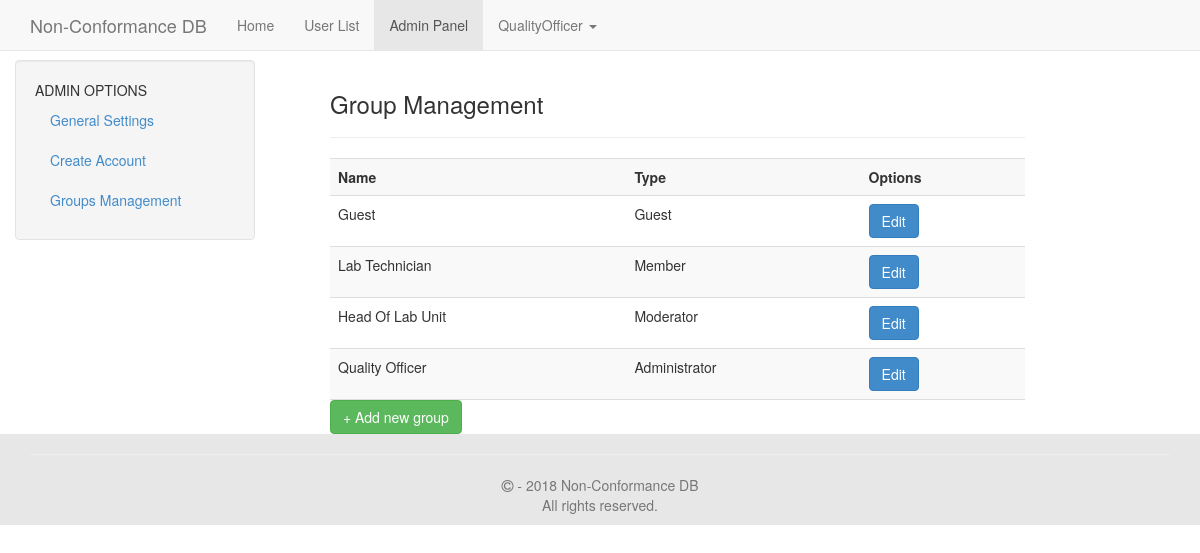
Page /admin/groups.php (signed in) on the committed database.
### tables this page shows
CREATE TABLE `mls_settings` (
  `settings_id` int(11) NOT NULL,
  `site_name` varchar(255) NOT NULL DEFAULT 'Demo Site',
  `url` varchar(300) NOT NULL,
  `admin_email` varchar(255) NOT NULL,
  `max_ban_period` int(11) NOT NULL DEFAULT '10',
  `register` int(11) NOT NULL DEFAULT '1',
  `email_validation` int(11) NOT NULL DEFAULT '0',
  `captcha` int(11) NOT NULL
);

CREATE TABLE `mls_users` (
  `userid` int(11) NOT NULL,
  `username` varchar(50) NOT NULL,
  `display_name` varchar(255) NOT NULL,
  `password` varchar(50) NOT NULL,
  `email` varchar(255) NOT NULL,
  `key` varchar(50) NOT NULL,
  `validated` varchar(100) NOT NULL,
  `groupid` int(11) NOT NULL DEFAULT '2',
  `lastactive` int(11) NOT NULL,
  `showavt` int(11) NOT NULL DEFAULT '1',
  `banned` int(11) NOT NULL,
  `regtime` int(11) NOT NULL,
  `department_id` varchar(100) NOT NULL
);

CREATE TABLE `mls_groups` (
  `groupid` int(11) NOT NULL,
  `name` varchar(255) NOT NULL,
  `type` int(11) NOT NULL,
  `priority` int(11) NOT NULL,
  `color` varchar(50) NOT NULL,
  `canban` int(11) NOT NULL,
  `canhideavt` int(11) NOT NULL,
  `canedit` int(11) NOT NULL
);

### inc/init.php (called while the page is built, shortened)
<?php
$set = new stdClass();
$page = new stdClass();
include "settings.php";
include MLS_ROOT."/lib/mysql.class.php";
include MLS_ROOT."/lib/users.class.php";
include MLS_ROOT."/lib/options.class.php";
$db = new SafeMySQL(array(
	'host' 	=> $set->db_host,
	'user'	=> $set->db_user,
	'pass'	=> $set->db_pass,
	'db'=> $set->db_name));
if(!($db_set = $db->getRow("SELECT * FROM `".MLS_PREFIX."settings` ORDER BY settings_id DESC LIMIT 1"))) {
	header("Location: install.php");
	exit;
}
$set = (object)array_merge((array)$set,(array)$db_set);
$presets = new presets;
$user = new User($db);
$options = new Options;

### inc/settings.php (called while the page is built, shortened)
<?php
$set->db_host = 'localhost';
$set->db_user = 'root';
$set->db_pass = 'root';
$set->db_name = 'monkey_incident_tracking';

### lib/mysql.class.php (called while the page is built, shortened)
<?php
class SafeMySQL
{
    private $conn;
    public $asObj;
    private $defaults = array(
        'host'      => 'localhost',
        'user'      => 'root',
        'pass'      => '',
        'db'        => 'test',
        'port'      => NULL,
        'socket'    => NULL,
        'pconnect'  => FALSE,
        'charset'   => 'utf8',
        'errmode'   => 'error',
        'exception' => 'Exception',
        'asObj'     => true,
    );
    function __construct($opt = array())
    {
        $opt = array_merge($this->defaults,$opt);
        $this->asObj = $opt['asObj'];
        @$this->conn = mysqli_connect($opt['host'], $opt['user'], $opt['pass'], $opt['db'], $opt['port'], $opt['socket']);
        mysqli_set_charset($this->conn, $opt['charset']) or $this->error(mysqli_error($this->conn));
    }
    public function ret($value)
    {
        if($this->asObj)
            return (object)$value;
        else
            return $value;
    }
    public function fetch($result,$mode=self::RESULT_ASSOC)
    {
        return mysqli_fetch_array($result, $mode);
    }
    public function getRow()
    {
        $query = $this->prepareQuery(func_get_args());
        if ($res = $this->rawQuery($query)) {
            $ret = $this->fetch($res);
            return $this->ret($ret);
        }
        return FALSE;
    }
    public function getAll()
    {
        $ret   = array();
        $query = $this->prepareQuery(func_get_args());
        if ( $res = $this->rawQuery($query) )
        {
            while($row = $this->fetch($res))
            {
                $ret[] = $this->ret($row);
            }
        }
        return $ret;
    }
    private function rawQuery($query)
    {
        $start = microtime(TRUE);
        $res   = mysqli_query($this->conn, $query);
        $timer = microtime(TRUE) - $start;
        return $res;
    }
    private function prepareQuery($args)
    {
        $query = '';
        $raw   = array_shift($args);
        $array = preg_split('~(\?[nsiuap])|(:[A-Za-z0-9]+)~u'," ".$raw,null,PREG_SPLIT_DELIM_CAPTURE);
        $anum  = count($args);
        $array = array_values(array_filter($array));
        preg_match("~:([A-Za-z0-9]+)~u", $raw, $match);
        $named = count($match);
        if($named)
            $vals = array_shift($args);
        else
            $vals = array();
        $pnum  = floor(count($array) / 2) - floor(count($vals)/2);
        foreach ($array as $i => $part)
        {
            if ( ($i % 2) == 0 )
            {
                $query .= $part;
                continue;
            }
            $value = array_shift($args);
            switch ($part)
            {
                case '?i':
                    $part = $this->escapeInt($value);
                    break;
            }
            $query .= $part;
        }
        return $query;
    }
    private function escapeInt($value)
    {
        return $value;
    }
}

### lib/users.class.php (called while the page is built, shortened)
<?php
class User {
	var $db;
	var $data;
	function __construct($db) {
		$this->db = $db;
		$this->data = new stdClass();
		if($this->islg()){
			$this->data = $this->grabData($_SESSION['user']);
		}
		$this->group = $this->getGroup();
	}
	function islg() {
		if(isset($_SESSION['user']))
			return true;
		return false;
	}
	function getGroup($userid = 0) {
		if(!$userid)
			return $this->db->getRow("SELECT * FROM `".MLS_PREFIX."groups` WHERE `groupid` = ?i", $this->data->groupid);
		$u = $this->db->getRow("SELECT `groupid` FROM `".MLS_PREFIX."users` WHERE `userid` = ?i", $userid);
		return $this->db->getRow("SELECT * FROM `".MLS_PREFIX."groups` WHERE `groupid` = ?i", $u->groupid);
	}
	function grabData($userid) {
		return $this->db->getRow("SELECT * FROM `".MLS_PREFIX."users` WHERE `userid` = ?i", $userid);
	}
}

### lib/options.class.php (called while the page is built, shortened)
<?php
class Options
{
	public function html($string) {
		return htmlentities($string, ENT_QUOTES);
	}
}

### admin/groups.php (the view, shortened to what this page needs)
<?php
include "../inc/init.php";
$page->title = "Group Management";
$presets->setActive("adminpanel");
$groups_type = array("Guest","Member", "Moderator", "Administrator");
$ignored_columns = array("groupid", "name", "type", "priority", "color");
$data = $db->getAll("SELECT * FROM `".MLS_PREFIX."groups` ORDER BY `type`,`priority`");
$columns = get_object_vars($data[0]);
$act = isset($_GET['act']) ? $_GET['act'] : NULL;
include "../header1.php";
?>
<div class="container-fluid">
<div class="row">
 <div class="col-md-3">
   <div class="well sidebar-nav sidebar-nav-fixed">
    <ul class="nav nav-list">
      <li class="nav-header">ADMIN OPTIONS</li>
      <li><a href='index.php'>General Settings</a></li>
      <li><a href="register.php">Create Account</a></li>
      <li class='active'><a href='groups.php'>Groups Management</a></li>
    </ul>
   </div>
 </div>
 <div class="col-md-9">
<?php
if(($act == "add") || ($act == 'edit')) {
  $edit = 0;
  $editable = 0;
  if(($act == 'edit') && ($group = $db->getRow("SELECT * FROM `".MLS_PREFIX."groups` WHERE `groupid` = ?i", $_GET['id']))) {
    $edit = 1;
    if($group->groupid > 4)
      $editable = 1;
  }
  $show_types = '';
  $show_can_options = '';
  foreach ($groups_type as $k => $v)
    if($k != 0)
      $show_types .= "<option value='$k' ".($edit && ($group->type == $k) ? "selected='1'" : "").">".$options->html($v)."</option>";
  foreach ($columns as $k => $v) {
    $safe_name = $options->html($k);
    if(!in_array($k, $ignored_columns))
      if((strpos($k, "can") !== FALSE)) {
        $show_can_options .= "
          <div class='form-group col-md-7'>
            <label class='control-label col-md-3' for='$safe_name'>".$options->prettyPrint(str_ireplace("can", "can ", $safe_name))."</label>
            <div class='col-md-6'>
              <select id='$safe_name' name='$safe_name' class='form-control'>
                <option value='0' ".($edit && ($group->$k == 0) ? "selected='1'" : "").">No</option>
                <option value='1' ".($edit && ($group->$k == 1) ? "selected='1'" : "").">Yes</option>
              </select>
            </div>
          </div>";
      } else {
        $show_can_options .= "
          <div class='form-group col-md-7'>
            <label class='control-label col-md-3' for='$safe_name'>".$options->prettyPrint($safe_name)."</label>
            <div class='col-md-6'>
              <input type='text' id='$safe_name' name='$safe_name' ".($edit ? "value='".$options->html($group->$k)."'" : "")." class='form-control'>
            </div>
          </div>
        ";
      }
  }
echo "
  <form class='form-horizontal' action='#' method='post'>
    <fieldset>
    <legend>".($edit ? "Edit" : "Add")." Group</legend>
    <div class='form-group col-md-7'>
      <label class='control-label col-md-3' for='name'>Name</label>
      <div class='col-md-6'>
        <input id='name' name='name' type='text' ".($edit ? "value='".$options->html($group->name)."'" : "")." class='form-control'>
      </div>
    </div>";
if($editable || !$edit)
  echo "
      <div class='form-group col-md-7'>
        <label class='control-label col-md-3' for='type'>Type</label>
        <div class='col-md-6'>
          <select id='type' name='type' class='form-control'>
            $show_types
          </select>
        </div>
      </div>";
echo "
    <div class='form-group col-md-7'>
      <label class='control-label col-md-3' for='priority'>Priority</label>
      <div class='col-md-6'>
        <input id='priority' name='priority' type='text' class='form-control' ".($edit ? "value='".$options->html($group->priority)."'" : "value='1'").">
        <p class='help-block'>the bigger the number the higher the priority it has compared with same type</p>
      </div>
    </div>
    <div class='form-group col-md-7'>
      <label class='control-label col-md-3' for='color'>Color</label>
      <div class='col-md-6'>
        <input id='color' name='color' type='text' ".($edit ? "value='".$options->html($group->color)."'" : "")." class='form-control'>
        <p class='help-block'>eg: <b>#00ff00</b> or <b>lime</b></p>
      </div>
    </div>
    $show_can_options
    <div class='form-group col-md-12'>
      <div class='controls'>
        <input type='submit' value='Save Group' class='btn btn-success'>  <a href='?' class='btn'>Cancel</a>
      </div>
    </div>
    </fieldset>
  </form>";
} else {
    echo "<div class='col-md-10'>
        <h3>Group Management</h3>
      <hr/>";
      echo "<table class='table table-striped table-responsive'>
        <tr> <th>Name</th> <th>Type</th> <th>Options</th></tr>";
      foreach ($data as $d) {
        if($d->groupid > 4)
          $delbtn = "<a href='?act=del&id=$d->groupid' class='btn btn-danger'>Delete</a>";
        else
          $delbtn = '';
        echo "
        <tr>
          <td>".$options->html($d->name)."</td>
          <td>".$groups_type[$d->type]."</td>
          <td><a href='?act=edit&id=$d->groupid' class='btn btn-primary'>Edit</a> $delbtn</td>
        </tr>";
      }
      echo "</table>
      <a href='?act=add' class='btn btn-success'>+ Add new group</a>
      </div>
      ";
}
?>
 </div>
</div>
</div>
<?php
include '../footer.php';
?>

### header1.php (shortened to what this page needs)
<?php
    if($page->navbar == array())
        $page->navbar = $presets->GenerateNavbar();
?>
<!DOCTYPE html>
<html class="no-js" xmlns:display="http://www.w3.org/1999/xhtml">
    <head>
        <link rel="stylesheet" href="<?php echo $set->url; ?>/css/bootstrap.min.css">
        <link rel="stylesheet" href="css/font-awesome.min.css">
        <link rel="stylesheet" href="css/owl.carousel.css">
        <link rel="stylesheet" href="css/animate.css">
        <link rel="stylesheet" href="https://code.jquery.com/ui/1.12.1/themes/base/jquery-ui.css">
        <link rel="stylesheet" href="https://cdnjs.cloudflare.com/ajax/libs/metisMenu/2.7.0/metisMenu.min.css">
        <link rel="stylesheet" href="https://cdnjs.cloudflare.com/ajax/libs/bootstrap-table/1.11.1/bootstrap-table.min.css">
        <link rel="stylesheet" href="<?php echo $set->url; ?>/css/bootstrap-table.css">
        <link rel="stylesheet" href="<?php echo $set->url; ?>/css/main.css">
        <link rel="stylesheet" href="<?php echo $set->url; ?>/css/wizard.css">
        <link rel="stylesheet" href="<?php echo $set->url; ?>/js/datepicker/css/datepicker.css">
        <link rel="stylesheet" href="<?php echo $set->url; ?>/css/responsive.css">
    </head>
    <body>
        <div id="app">
            <nav class="navbar navbar-default navbar-static-top">
                <div class="container">
                    <div class="navbar-header">
                        <a class="navbar-brand" href="<?php echo $set->url?>">
                            <?php echo $set->site_name ?>
                        </a>
                    </div>
                    <div class="collapse navbar-collapse" id="app-navbar-collapse">
                        <ul class="nav navbar-nav">
                        <?php
                            if($user->islg())
                            {
                                foreach ($page->navbar as $key => $v)
                                {
                                    if ($v[0] == 'item')
                                    {
                                        echo "<li".($v[1]['class'] ? " class='".$v[1]['class']."'" : "").">
                                            <a href='".$v[1]['href']."'>".$v[1]['name']."</a></li>";
                                    } else if($v[0] == 'dropdown')
                                    {
                                        echo "
                                            <li class='dropdown".
                                            ($v['class'] ? " ".$v['class'] : "")."'".
                                            ($v['style'] ? " style='".$v['style']."'" : "").">
                                            <a href='#' class='dropdown-toggle' data-toggle='dropdown'>".$v['name']." <b class='caret'></b></a>
                                            <ul class='dropdown-menu'>";
                                        echo "</ul></li>";
                                    }
                                }
                            }
                            ?>
                        </ul>
                    </div>
                </div>
            </nav>
        </div>

### footer.php (shortened to what this page needs)
	<footer class="footer footer-static-bottom" style="color: black; background-color: #e7e7e7">
		<div class="container" style="text-align:center">
			<hr>
			<p class="text-muted"><span class="fa fa-copyright"></span> -
				<?php echo date('Y')." ". $set->site_name;?>
				<br> All rights reserved.
			</p>
		</div>
	</footer>
	</body>
</html>

### css/main.css (style rules this page uses)
.sidebar-nav-fixed { position:fixed; top:60px; width:20%; }

### rows in the picture
mls_settings: site_name "Non-Conformance DB", name "Home"
mls_users: name "QualityOfficer"
mls_groups: name "Guest", type "Guest"
mls_groups: name "Lab Technician", type "Member"
mls_groups: name "Head Of Lab Unit", type "Moderator"
mls_groups: name "Quality Officer", type "Administrator"

### other values in the picture
$v[1]['name'] "User List"
$v[1]['name'] "Admin Panel"
